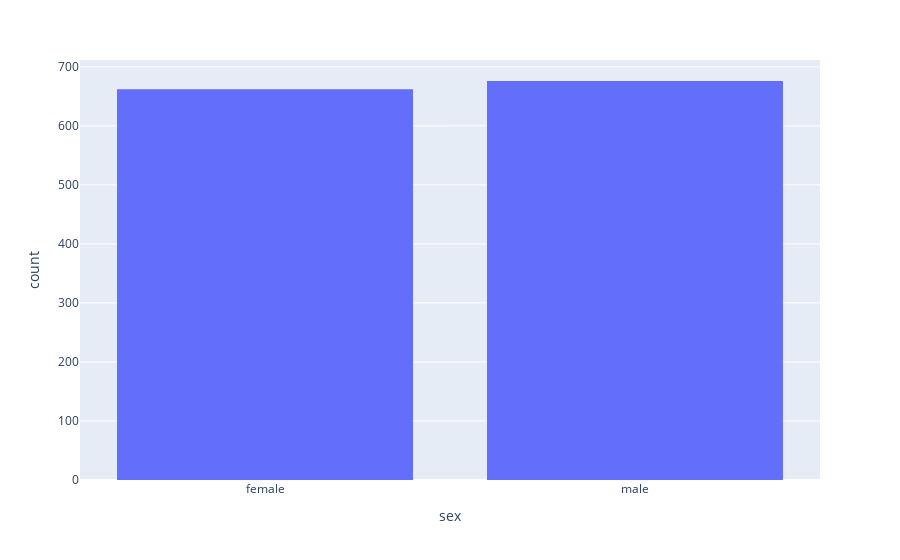

Here is the notebook cell this chart was saved with:
### Code cell
fig = px.histogram(df, x="sex")
fig.show()

### Figure 1 — Plotly figure (JSON) as saved in the notebook; plotly's stock layout.template omitted (floating-point values rounded to 4 significant figures; data arrays with more than 128 entries replaced by an {"elided": "..."} marker saying what was removed)
{"data": [{"alignmentgroup": "True", "bingroup": "x", "hovertemplate": "sex=%{x}<br>count=%{y}<extra></extra>", "legendgroup": "", "marker": {"color": "#636efa"}, "name": "", "offsetgroup": "", "orientation": "v", "showlegend": false, "type": "histogram", "x": {"elided": "1338 str values"}, "xaxis": "x", "yaxis": "y"}], "layout": {"barmode": "relative", "legend": {"tracegroupgap": 0}, "margin": {"t": 60}, "xaxis": {"anchor": "y", "domain": [0, 1], "title": {"text": "sex"}}, "yaxis": {"anchor": "x", "domain": [0, 1], "title": {"text": "count"}}}}
